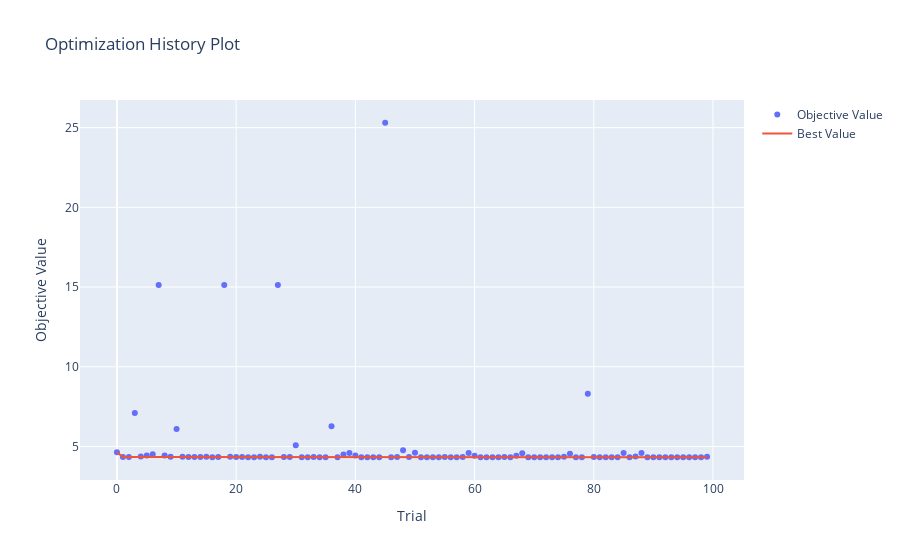

Notebook code cell kept with this figure:
### Code cell
# 시각화
optuna.visualization.plot_optimization_history(CBR_study)
